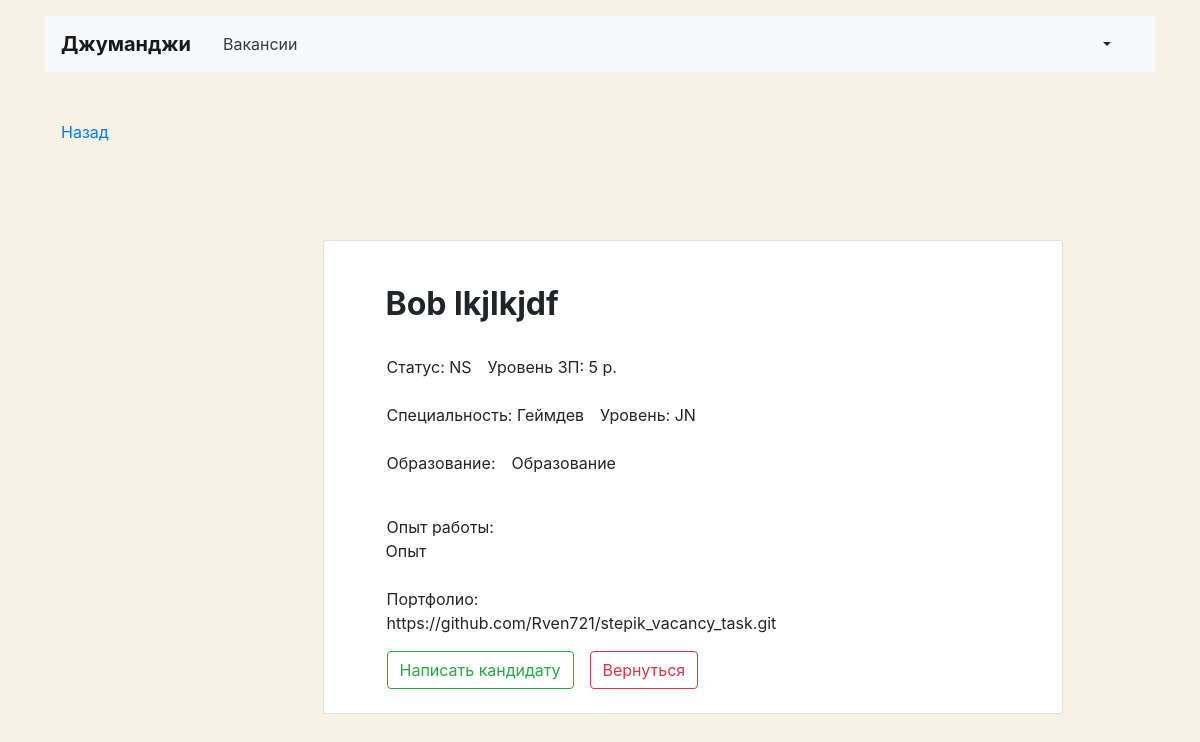
The page /resume/17 on the database its author committed.
### main/models.py (models this page shows, shortened)
class Resume(models.Model):
    class Status(models.TextChoices):
        NOT_SEARCHING = 'NS', 'Не ищу работу'
        OPEN = 'OP', 'Рассматриваю предложения'
        SEARCHING = 'SE', 'Ищу работу'
    class Grade(models.TextChoices):
        BEGINNER = 'BG', 'Стажер'
        JUNIOR = 'JN', 'Джуниор'
        MIDDL = 'MD', 'Миддл'
        SENIOR = 'SEN', 'Синьор'
        LEAD = 'LE', 'Лид'
    user = models.OneToOneField(User, on_delete=models.CASCADE, blank=False, related_name='my_resume')
    name = models.CharField(max_length=120)
    surname = models.CharField(max_length=120)
    status = models.CharField(max_length=10, choices=Status.choices)
    salary = models.PositiveIntegerField()
    specialty = models.ForeignKey(Specialty, on_delete=models.CASCADE, related_name='my_vacancy')
    grade = models.CharField(max_length=10, choices=Grade.choices)
    education = models.TextField()
    experience = models.TextField()
    portfolio = models.CharField(max_length=120)

class Specialty(models.Model):
    code = models.CharField(max_length=15)
    title = models.CharField(max_length=120)
    picture = models.ImageField(default="https://place-hold.it/100x60", upload_to=MEDIA_SPECIALITY_IMAGE_DIR)

### main/views/main.py (the view)
# urls.py: path('resume/<int:pk>', mv.ResumeView.as_view(), name='resume'),
class ResumeView(DetailView):
    template_name = 'main/resume.html'
    model = Resume
    context_object_name = 'resume'

### main/templates/main/resume.html (shortened to what this page needs)
{% extends 'main//base/account_base.html' %}
{% load crispy_forms_tags %}
{% block content %}
<main class="container mt-3 pb-5">
    <div class="row mt-5">
        <div class="col-12 col-lg-2">
            <div class="pl-3 mb-5">
                <p><a href="{{request.META.HTTP_REFERER}}">Назад</a></p>
            </div>
        </div>
    </div>
        <section class="col-12 col-lg-8 offset-lg-3 mt-5 card">
        <div class="card-body px-3 pb-4">
        <div class="col-12 col-lg-8">
            <section class="pl-3">
                <div class="d-flex align-items-baseline align-content-baseline">
                    <h1 class="h2 mt-4 font-weight-bold">{{resume.name}} {{resume.surname}}</h1>
                </div>
                <div class="row mt-4">
                 <p class="m-0 pl-3">Статус: {{ resume.status }}</p>
                 <p class="m-0 pl-3">Уровень ЗП: {{resume.salary}} р.</p>
                </div>
                <div class="row mt-4">
                 <p class="m-0 pl-3">Специальность: {{resume.specialty.title}}</p>
                 <p class="m-0 pl-3">Уровень: {{resume.grade}}</p>
                </div>
                <div class="row mt-4">
                 <p class="m-0 pl-3">Образование:</p>
                 <p class="m-0 pl-3">{{resume.education|safe}}</p>
                </div>
                <div class="row mt-4">
                 <p class="m-0 pl-3">Опыт работы:</p><br>
                </div>
                <div>
                 <p class="m-0 pl-3">{{resume.experience|safe}}</p>
                </div>
                <div class="row mt-4">
                <p class="m-0 pl-3">Портфолио: {{resume.portfolio}}</p>
                </div>
               </section>
            </div>
                <div class="container mt-3 ml-3">
                    <div class="row">
                        <a href="{% url 'send_mail' resume.id%}" class="ml-3 btn btn-outline-success">Написать кандидату</a>
                        <a href="{{request.META.HTTP_REFERER}}" class="ml-3 btn btn-outline-danger">Вернуться</a>
                    </div>
                </div>
            </div>
        </section>
</main>
{% endblock %}

### main/templates/main/base/account_base.html (style rules this page uses)
body { background-color: #F6F2E6; }

### rows shown on the page
Resume: name "Bob", surname "lkjlkjdf", status "NS", salary "5", specialty "Геймдев", grade "JN", education "Образование", experience "Опыт", portfolio "https://github.com/Rven721/stepik_vacancy_task.git"
